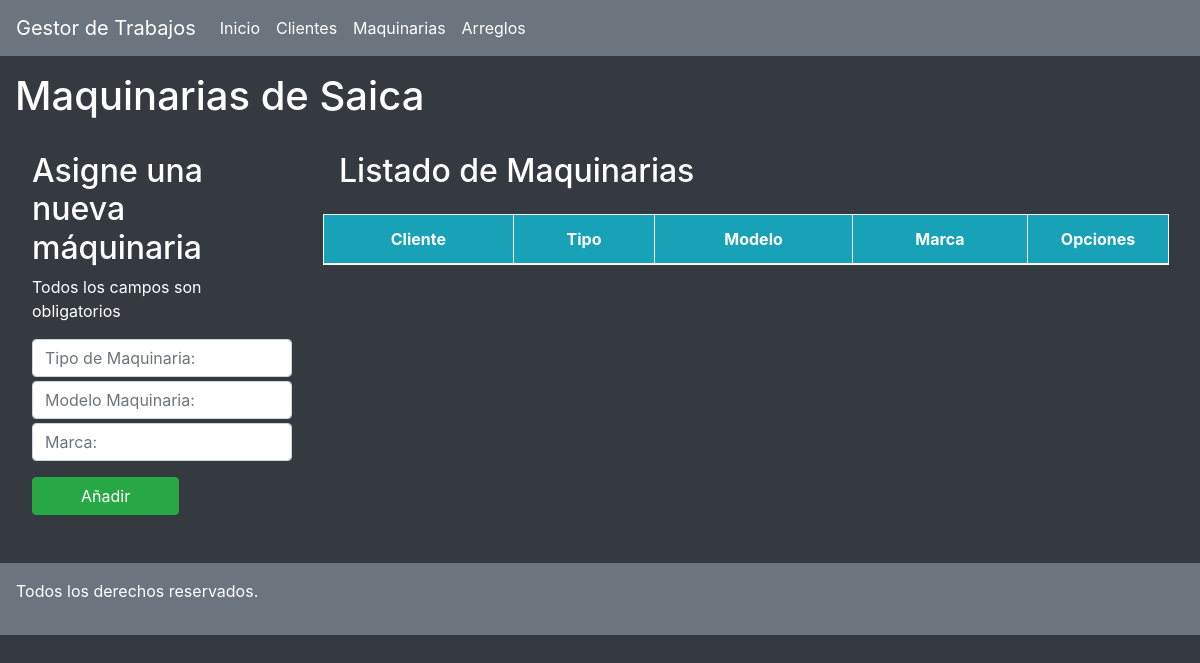
Page /clientes/maquinarias-cliente/33 on the earlier database version.
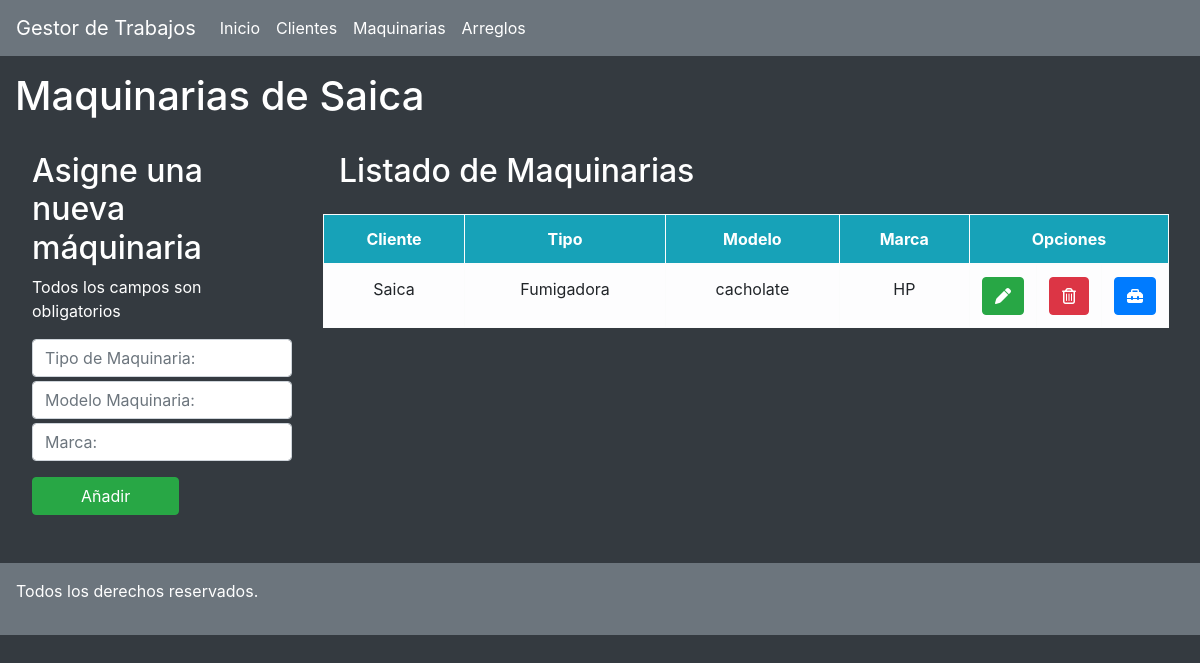
Same page on the later database version.
### clientes/models.py (models this page shows, shortened)
class Maquinarias(models.Model):
    propietario = models.ForeignKey(Clientes, null= True, blank = True, on_delete=models.CASCADE)
    tipo = models.CharField(max_length=50)
    modelo = models.CharField(max_length=50)
    marca = models.CharField(max_length=50)

class Clientes(models.Model):
    empresa = models.CharField(max_length=50,null=True,blank=True)
    condicion_iva = models.CharField(max_length=30)
    telefono = models.IntegerField(null=True,blank=True)
    domicilio = models.CharField(max_length=100)
    mail = models.EmailField(null=True,blank=True)
    cuit = models.IntegerField()
    def __str__(self): #es para que cuando lo pidamos me devuelva algo legible, en este caso el nombre
        return f'{self.empresa}'

### clientes/views.py (the view)
# urls.py: path('maquinarias-cliente/<id>', maquinarias_cliente),
def maquinarias_cliente(request,id):
    clientes = Clientes.objects.get(id=id)
    maquinarias = Maquinarias.objects.filter(propietario_id=id)
    return render(request, 'maquinarias-cliente.html', {"maquinarias": maquinarias,"clientes": clientes})

### clientes/templates/maquinarias-cliente.html (shortened to what this page needs)
{% extends "./base.html" %}
{% block body%}
<div class="col-12">
    <h1 class="mt-3 text-white">Maquinarias de {{clientes}}</h1>
</div>
<div class="row m-3">
    <div class="col-3 p-3 text-white">
        <h2>Asigne una nueva máquinaria</h2>
        <p class="warning">Todos los campos son obligatorios</p>
        <form action="../agregar_maquinarias_cliente/{{clientes.id}}" class="form-group" method="POST">
            <input type="text" name="tipo" class="form-control mt-1" placeholder="Tipo de Maquinaria:">
            <input type="text" name="modelo" class="form-control mt-1" placeholder="Modelo Maquinaria:">
            <input type="text" name="marca" class="form-control mt-1" placeholder="Marca:">
            <button class="btn btn-success aling-center px-5 mt-3">Añadir</button>
        </form>
    </div>
    <div class="col-9">
        <h2 class="p-3 text-white">Listado de Maquinarias</h2>
        <table class="table col-12 text-center table-bordered table-light table-hover">
            <thead class="bg-info text-white">
                <tr>
                    <th>Cliente</th>
                    <th>Tipo</th>
                    <th>Modelo</th>
                    <th>Marca</th>
                    <th colspan="3" class="col-2">Opciones</th>
                </tr>
            </thead>
            <tbody class="">
                {% for maquinarias in maquinarias %}
                    <tr>
                        <td> {{ maquinarias.propietario}} </td>
                        <td> {{ maquinarias.tipo}} </td>
                        <td> {{ maquinarias.modelo}} </td>
                        <td> {{ maquinarias.marca}} </td>
                        <td><a href="../editar_maquinarias_cliente/{{maquinarias.id}}/" class="btn btn-success" title="Editar"><i class="fas fa-pen"></i></a></td>
                        <td><a href="../eliminar_maquinaria/{{maquinarias.id}}/{{clientes.id}}/" class="btn btn-danger" title="Eliminar"><i class="far fa-trash-alt"></i></a></td>
                        <td><a href="../arreglos-cliente/{{maquinarias.id}}" class="btn btn-primary" title="Arreglos"><i class="fas fa-toolbox"></i></a></td>
                    </tr>
                {% endfor %}
            </tbody>
        </table>
    </div>
</div>
{%endblock%}

Differences in the rows shown:
added Maquinarias: propietario "Saica", tipo "Fumigadora", modelo "cacholate", marca "HP"
